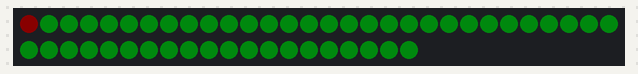
Simulated run of this program. Board: CircuitPython board. On the bench: 50 RGB LEDs in strip order, left to right, continuing on the next row. Dim RGB values are drawn brighter than linear.

Above: at 0.1 s.
At 7.68 s:
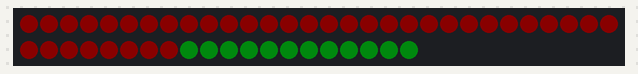
At 15.26 s:
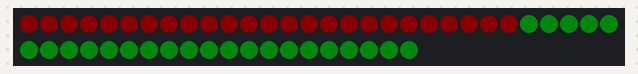
At 22.83 s:
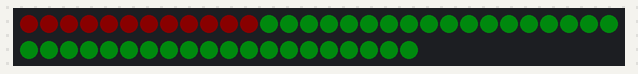
At 30.61 s:
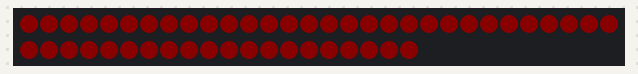

The program:

plasma2040_growing_colors.py
```python
# This super simple example sets up two alternating colours, great for festive lights!

import board
import adafruit_fancyled.adafruit_fancyled as fancy
import neopixel
import time

# Set how many LEDs you have
NUM_LEDS = 50

# Pick two hues from the colour wheel (from 0-360°, try https://www.cssscript.com/demo/hsv-hsl-color-wheel-picker-reinvented/ )
HUE_1 = 0
HUE_2 = 127

# Set up brightness (between 0 and 1)
BRIGHTNESS = 0.2

# Set up speed (wait time between colour changes, in seconds)
SPEED = 0.2

led_strip = neopixel.NeoPixel(board.DATA, NUM_LEDS, brightness=BRIGHTNESS, auto_write=True)

led_strip.fill(fancy.CHSV(HUE_2 / 360, 1.0, BRIGHTNESS).pack())

while True:
    for i in range(len(led_strip)):
        color = fancy.CHSV(HUE_1 / 360, 1.0, BRIGHTNESS)
        led_strip[i] = color.pack()
        led_strip.show()
        time.sleep(SPEED)

    for i in reversed(range(len(led_strip))):
        color = fancy.CHSV(HUE_2 / 360, 1.0, BRIGHTNESS)
        led_strip[i] = color.pack()
        led_strip.show()
        time.sleep(SPEED)
```
